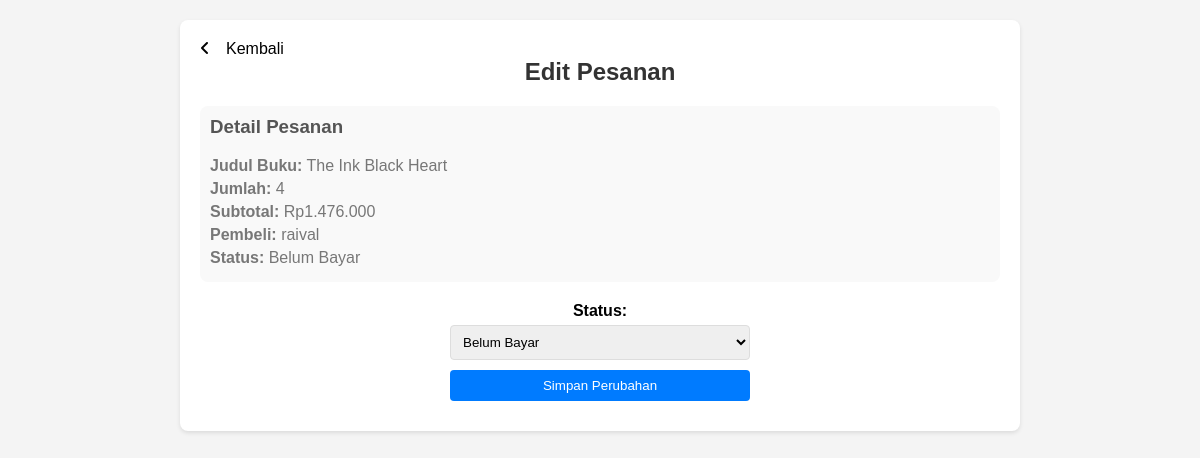
Screenshot of /seller.tukubuku.com/dashboard/pesananedit.php?edit_id=1 with the database file from the repository.
### tables this page shows
CREATE TABLE `orderdetail` (
  `orderdetID` int(11) NOT NULL,
  `orderID` int(11) NOT NULL,
  `userID` int(11) NOT NULL,
  `bookID` int(11) NOT NULL,
  `quantity` int(11) DEFAULT NULL,
  `subtotal` int(11) NOT NULL,
  `status` enum('nyp','pckd','sent','done') DEFAULT NULL
);

CREATE TABLE `books` (
  `bookID` int(11) NOT NULL,
  `title` varchar(255) NOT NULL,
  `author` varchar(50) NOT NULL,
  `sinopsis` varchar(1500) NOT NULL,
  `isbn` varchar(30) NOT NULL,
  `genre` varchar(50) NOT NULL,
  `price` decimal(15,2) NOT NULL,
  `quantityavail` int(5) NOT NULL,
  `publisher` varchar(50) NOT NULL,
  `numberofpage` varchar(4) NOT NULL,
  `publicationdate` timestamp NOT NULL DEFAULT current_timestamp(),
  `language` varchar(50) DEFAULT NULL,
  `cover` varchar(100) NOT NULL,
  `postby` varchar(50) NOT NULL
);

CREATE TABLE `user` (
  `userID` int(11) NOT NULL,
  `avatar` varchar(255) NOT NULL,
  `fullname` varchar(100) NOT NULL,
  `gender` enum('Laki-laki','Perempuan') NOT NULL,
  `ttl` varchar(20) DEFAULT NULL,
  `email` varchar(50) NOT NULL,
  `username` varchar(50) NOT NULL,
  `password` varchar(20) NOT NULL,
  `status` enum('Lainnya','Siswa','Mahasiswa','Pekerja','Ibu_Rumah_Tangga') NOT NULL,
  `bio` varchar(100) NOT NULL,
  `phone` varchar(15) NOT NULL,
  `socmed` varchar(30) DEFAULT NULL,
  `address` varchar(60) DEFAULT NULL
);

### seller.tukubuku.com/dashboard/pesananedit.php (the view, shortened to what this page needs)
<?php
include "../connection/conn.php";
if (isset($_GET["edit_id"])) {
    $edit_id = $_GET["edit_id"];
    $query = "SELECT od.*, b.title, u.username, oh.orderhistID
              FROM orderdetail od
              INNER JOIN orders o ON od.orderID = o.orderID
              INNER JOIN books b ON od.bookID = b.bookID
              INNER JOIN user u ON o.userID = u.userID
              LEFT JOIN (
                  SELECT orderhistID, orderID
                  FROM orderhistory
                  WHERE orderID = ?
                  ORDER BY orderhistID DESC
                  LIMIT 1
              ) oh ON o.orderID = oh.orderID
              WHERE od.orderID = ?
              ORDER BY od.orderdetID ASC";
    $stmt = $db->prepare($query);
    $stmt->bind_param("ii", $edit_id, $edit_id);
    $stmt->execute();
    $result = $stmt->get_result();
    $order = $result->fetch_assoc();
} else {
    echo "Parameter edit_id tidak tersedia.";
    exit();
}
$options = [
    'nyp' => 'Belum Bayar',
    'pckd' => 'Dikemas',
    'sent' => 'Dikirim',
    'done' => 'Selesai'
];
?>
<!DOCTYPE html>
<html lang="en">
<head>
    <link rel="stylesheet" href="https://cdnjs.cloudflare.com/ajax/libs/font-awesome/6.5.2/css/all.min.css">
</head>
<body>
    <div class="container">
        <div class="actBack">
            <a href="javascript:history.back()">
                <i class="fa fa-angle-left"></i>&emsp;Kembali
            </a>
        </div>
        <h2>Edit Pesanan</h2>
        <div class="order-details">
            <h3>Detail Pesanan</h3>
            <p><strong>Judul Buku:</strong> <?php echo $order['title']; ?></p>
            <p><strong>Jumlah:</strong> <?php echo $order['quantity']; ?></p>
            <p><strong>Subtotal:</strong> Rp<?php echo number_format($order['subtotal'], 0, ',', '.'); ?></p>
            <p><strong>Pembeli:</strong> <?php echo $order['username']; ?></p>
            <p><strong>Status:</strong> <?php echo $options[$order['status']]; ?></p>
        </div>
        <form method="post">
            <label for="status">Status:</label>
            <select name="status" id="status">
                <option value="nyp" <?php echo ($order['status'] == 'nyp') ? 'selected' : ''; ?>>Belum Bayar</option>
            </select>
            <button type="submit">Simpan Perubahan</button>
        </form>
    </div>
</body>
</html>

### seller.tukubuku.com/dashboard/pesananedit.php (style rules this page uses)
body { font-family: Arial, sans-serif; background-color: #f4f4f4; margin: 0; padding: 0; }
.container { max-width: 800px; margin: 20px auto; background-color: #fff; padding: 20px; border-radius: 8px; box-shadow: 0 2px 4px rgba(0, 0, 0, 0.1); }
h2 { text-align: center; margin-top: 0; color: #333; }
.order-details { background-color: #f9f9f9; padding: 10px; border-radius: 8px; margin-bottom: 20px; }
.order-details h3 { margin-top: 0; color: #555; }
.order-details p { margin: 5px 0; color: #777; }
form { display: flex; flex-direction: column; align-items: center; }
label { font-weight: bold; margin-bottom: 5px; }
select, button { margin-bottom: 10px; padding: 8px; border-radius: 4px; border: 1px solid #ddd; width: 100%; max-width: 300px; box-sizing: border-box; }
button { background-color: #007bff; color: #fff; border: none; cursor: pointer; transition: background-color 0.3s ease; }
.actBack a { color: black; text-decoration: none; transition: all 1s ease-in-out; }
.actBack a .fa-angle-left { transition: margin 0.5s ease-in-out; }

### rows the page displays
orderdetail: bookID.title "The Ink Black Heart", quantity "4", subtotal "1.476.000", userID.username "raival", status "Belum Bayar"
